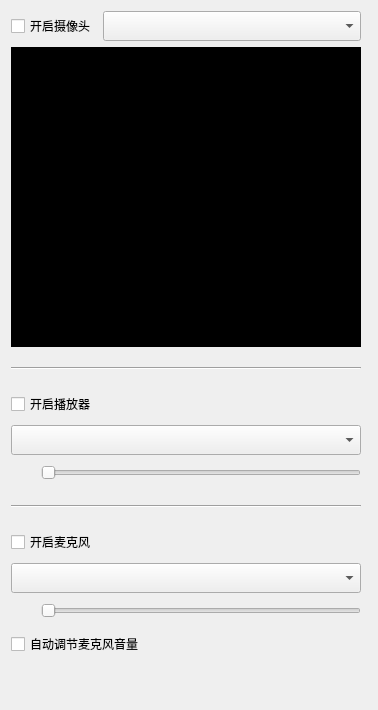
      <widget class="QWidget" name="settings_page">
       <layout class="QHBoxLayout" name="horizontalLayout_6">
        <item>
         <widget class="QWidget" name="settings_left_widget" native="true">
          <property name="sizePolicy">
           <sizepolicy hsizetype="Minimum" vsizetype="Preferred">
            <horstretch>0</horstretch>
            <verstretch>0</verstretch>
           </sizepolicy>
          </property>
          <property name="minimumSize">
           <size>
            <width>350</width>
            <height>0</height>
           </size>
          </property>
          <property name="maximumSize">
           <size>
            <width>350</width>
            <height>16777215</height>
           </size>
          </property>
          <layout class="QGridLayout" name="gridLayout_9">
           <property name="leftMargin">
            <number>0</number>
           </property>
           <property name="topMargin">
            <number>0</number>
           </property>
           <property name="rightMargin">
            <number>0</number>
           </property>
           <property name="bottomMargin">
            <number>0</number>
           </property>
           <item row="2" column="0" colspan="3">
            <widget class="Line" name="line_4">
             <property name="sizePolicy">
              <sizepolicy hsizetype="Expanding" vsizetype="Minimum">
               <horstretch>0</horstretch>
               <verstretch>0</verstretch>
              </sizepolicy>
             </property>
             <property name="minimumSize">
              <size>
               <width>0</width>
               <height>30</height>
              </size>
             </property>
             <property name="maximumSize">
              <size>
               <width>16777215</width>
               <height>30</height>
              </size>
             </property>
             <property name="orientation">
              <enum>Qt::Horizontal</enum>
             </property>
            </widget>
           </item>
           <item row="3" column="2">
            <spacer name="horizontalSpacer_9">
             <property name="orientation">
              <enum>Qt::Horizontal</enum>
             </property>
             <property name="sizeHint" stdset="0">
              <size>
               <width>243</width>
               <height>20</height>
              </size>
             </property>
            </spacer>
           </item>
           <item row="3" column="0" colspan="2">
            <widget class="QCheckBox" name="settings_speaker_check_box">
             <property name="sizePolicy">
              <sizepolicy hsizetype="Expanding" vsizetype="Minimum">
               <horstretch>0</horstretch>
               <verstretch>0</verstretch>
              </sizepolicy>
             </property>
             <property name="minimumSize">
              <size>
               <width>0</width>
               <height>30</height>
              </size>
             </property>
             <property name="maximumSize">
              <size>
               <width>16777215</width>
               <height>30</height>
              </size>
             </property>
             <property name="text">
              <string>开启播放器</string>
             </property>
            </widget>
           </item>
           <item row="0" column="2">
            <widget class="QComboBox" name="settings_camera_combo_box">
             <property name="sizePolicy">
              <sizepolicy hsizetype="Expanding" vsizetype="Minimum">
               <horstretch>0</horstretch>
               <verstretch>0</verstretch>
              </sizepolicy>
             </property>
             <property name="minimumSize">
              <size>
               <width>0</width>
               <height>30</height>
              </size>
             </property>
             <property name="maximumSize">
              <size>
               <width>16777215</width>
               <height>30</height>
              </size>
             </property>
            </widget>
           </item>
           <item row="0" column="0" colspan="2">
            <widget class="QCheckBox" name="settings_camera_check_box">
             <property name="sizePolicy">
              <sizepolicy hsizetype="Expanding" vsizetype="Minimum">
               <horstretch>0</horstretch>
               <verstretch>0</verstretch>
              </sizepolicy>
             </property>
             <property name="minimumSize">
              <size>
               <width>0</width>
               <height>30</height>
              </size>
             </property>
             <property name="maximumSize">
              <size>
               <width>16777215</width>
               <height>30</height>
              </size>
             </property>
             <property name="text">
              <string>开启摄像头</string>
             </property>
            </widget>
           </item>
           <item row="1" column="0" colspan="3">
            <widget class="QLabel" name="settings_camera_label">
             <property name="sizePolicy">
              <sizepolicy hsizetype="Minimum" vsizetype="Minimum">
               <horstretch>0</horstretch>
               <verstretch>0</verstretch>
              </sizepolicy>
             </property>
             <property name="minimumSize">
              <size>
               <width>350</width>
               <height>300</height>
              </size>
             </property>
             <property name="maximumSize">
              <size>
               <width>350</width>
               <height>300</height>
              </size>
             </property>
             <property name="styleSheet">
              <string notr="true">background-color: rgb(0, 0, 0);</string>
             </property>
             <property name="text">
              <string>TextLabel</string>
             </property>
            </widget>
           </item>
           <item row="6" column="0" colspan="3">
            <widget class="Line" name="line_5">
             <property name="sizePolicy">
              <sizepolicy hsizetype="Expanding" vsizetype="Minimum">
               <horstretch>0</horstretch>
               <verstretch>0</verstretch>
              </sizepolicy>
             </property>
             <property name="minimumSize">
              <size>
               <width>0</width>
               <height>30</height>
              </size>
             </property>
             <property name="maximumSize">
              <size>
               <width>16777215</width>
               <height>30</height>
              </size>
             </property>
             <property name="orientation">
              <enum>Qt::Horizontal</enum>
             </property>
            </widget>
           </item>
           <item row="8" column="0" colspan="3">
            <widget class="QComboBox" name="settings_mic_combo_box">
             <property name="sizePolicy">
              <sizepolicy hsizetype="Expanding" vsizetype="Minimum">
               <horstretch>0</horstretch>
               <verstretch>0</verstretch>
              </sizepolicy>
             </property>
             <property name="minimumSize">
              <size>
               <width>0</width>
               <height>30</height>
              </size>
             </property>
             <property name="maximumSize">
              <size>
               <width>16777215</width>
               <height>30</height>
              </size>
             </property>
            </widget>
           </item>
           <item row="7" column="0" colspan="2">
            <widget class="QCheckBox" name="settings_mic_check_box">
             <property name="sizePolicy">
              <sizepolicy hsizetype="Expanding" vsizetype="Minimum">
               <horstretch>0</horstretch>
               <verstretch>0</verstretch>
              </sizepolicy>
             </property>
             <property name="minimumSize">
              <size>
               <width>0</width>
               <height>30</height>
              </size>
             </property>
             <property name="maximumSize">
              <size>
               <width>16777215</width>
               <height>30</height>
              </size>
             </property>
             <property name="text">
              <string>开启麦克风</string>
             </property>
            </widget>
           </item>
           <item row="9" column="0">
            <widget class="QLabel" name="settings_mic_label">
             <property name="sizePolicy">
              <sizepolicy hsizetype="Minimum" vsizetype="Minimum">
               <horstretch>0</horstretch>
               <verstretch>0</verstretch>
              </sizepolicy>
             </property>
             <property name="minimumSize">
              <size>
               <width>24</width>
               <height>24</height>
              </size>
             </property>
             <property name="maximumSize">
              <size>
               <width>24</width>
               <height>24</height>
              </size>
             </property>
             <property name="text">
              <string/>
             </property>
             <property name="pixmap">
              <pixmap resource="ultrasound_consultant.qrc">:/UltrasoundConsultant/Resources/microphone24x24.png</pixmap>
             </property>
            </widget>
           </item>
           <item row="5" column="0">
            <widget class="QLabel" name="settings_speaker_label">
             <property name="sizePolicy">
              <sizepolicy hsizetype="Minimum" vsizetype="Minimum">
               <horstretch>0</horstretch>
               <verstretch>0</verstretch>
              </sizepolicy>
             </property>
             <property name="minimumSize">
              <size>
               <width>24</width>
               <height>24</height>
              </size>
             </property>
             <property name="maximumSize">
              <size>
               <width>24</width>
               <height>24</height>
              </size>
             </property>
             <property name="text">
              <string/>
             </property>
             <property name="pixmap">
              <pixmap resource="ultrasound_consultant.qrc">:/UltrasoundConsultant/Resources/speaker24x24.png</pixmap>
             </property>
            </widget>
           </item>
           <item row="5" column="1" colspan="2">
            <widget class="QSlider" name="horizontalSlider">
             <property name="orientation">
              <enum>Qt::Horizontal</enum>
             </property>
            </widget>
           </item>
           <item row="10" column="0" colspan="3">
            <widget class="QCheckBox" name="settings_mic_auto_check_box">
             <property name="sizePolicy">
              <sizepolicy hsizetype="Expanding" vsizetype="Minimum">
               <horstretch>0</horstretch>
               <verstretch>0</verstretch>
              </sizepolicy>
             </property>
             <property name="minimumSize">
              <size>
               <width>0</width>
               <height>30</height>
              </size>
             </property>
             <property name="maximumSize">
              <size>
               <width>16777215</width>
               <height>30</height>
              </size>
             </property>
             <property name="text">
              <string>自动调节麦克风音量</string>
             </property>
            </widget>
           </item>
           <item row="9" column="1" colspan="2">
            <widget class="QSlider" name="horizontalSlider_2">
             <property name="orientation">
              <enum>Qt::Horizontal</enum>
             </property>
            </widget>
           </item>
           <item row="7" column="2">
            <spacer name="horizontalSpacer_22">
             <property name="orientation">
              <enum>Qt::Horizontal</enum>
             </property>
             <property name="sizeHint" stdset="0">
              <size>
               <width>243</width>
               <height>20</height>
              </size>
             </property>
            </spacer>
           </item>
           <item row="4" column="0" colspan="3">
            <widget class="QComboBox" name="settings_speaker_combo_box">
             <property name="sizePolicy">
              <sizepolicy hsizetype="Expanding" vsizetype="Minimum">
               <horstretch>0</horstretch>
               <verstretch>0</verstretch>
              </sizepolicy>
             </property>
             <property name="minimumSize">
              <size>
               <width>0</width>
               <height>30</height>
              </size>
             </property>
             <property name="maximumSize">
              <size>
               <width>16777215</width>
               <height>30</height>
              </size>
             </property>
            </widget>
           </item>
           <item row="11" column="0">
            <spacer name="verticalSpacer_6">
             <property name="orientation">
              <enum>Qt::Vertical</enum>
             </property>
             <property name="sizeHint" stdset="0">
              <size>
               <width>20</width>
               <height>40</height>
              </size>
             </property>
            </spacer>
           </item>
          </layout>
         </widget>
        </item>
        <item>
         <widget class="QWidget" name="settings_right_widget" native="true">
          <property name="sizePolicy">
           <sizepolicy hsizetype="Preferred" vsizetype="Preferred">
            <horstretch>0</horstretch>
            <verstretch>0</verstretch>
           </sizepolicy>
          </property>
         </widget>
        </item>
       </layout>
      </widget>
